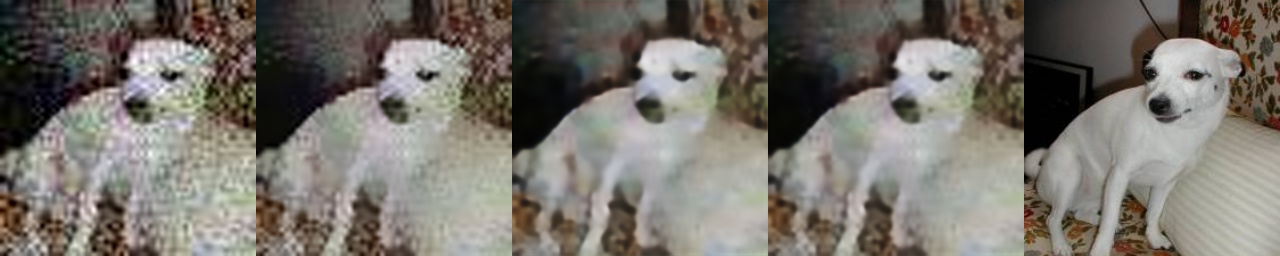
#> input picture samples/example_0.png, 1280 x 256 px
$ python -i corruption.py   (imports and definitions only)
#> lines starting #> are read from the running program, lines starting #| are printed output that depends on the picture
#> further down, picture is the input picture: shape (256, 1280, 3); mean B, G, R 108.6, 115.8, 120.7
# функции которые "портят" картинку чтобы она была похожа на
# кадр с обычной IP камеры ночью: низкое разрешение, шум, jpeg-артефакты,
# смаз от движения

import cv2
import numpy as np
import random
from io import BytesIO
from PIL import Image


def downsample(img, scale=4):
    # уменьшаем картинку в scale раз
#> called with scale = 4
    h, w = img.shape[:2]
#> h = 256; w = 1280
    new_w = w // scale
#> new_w = 320
    new_h = h // scale
#> new_h = 64
    return cv2.resize(img, (new_w, new_h), interpolation=cv2.INTER_CUBIC)
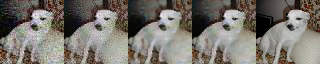
#> returned value: shape (64, 320, 3); mean of channels 0, 1, 2 108.6, 115.8, 120.7; drawn as B, G, R


def add_gaussian_noise(img, sigma):
    # добавляем гауссовский шум
#> called with sigma = 26.37
    noise = np.random.normal(0, sigma, img.shape)
    out = img.astype(np.float32) + noise
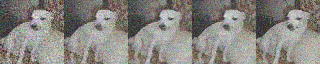
#> out: shape (64, 320, 3) float64; mean B, G, R 108.3, 115.8, 120.7; drawn with min black and max white
    out = np.clip(out, 0, 255)
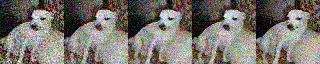
#> out: shape (64, 320, 3) float64; mean B, G, R 109.1, 116.5, 121.3
    return out.astype(np.uint8)


def add_jpeg(img, quality):
    # сохраняем в jpeg с низким качеством и читаем обратно
    # чтобы получить jpeg-артефакты (блоки 8x8)
#> called with quality = 43
    pil = Image.fromarray(img)
    buf = BytesIO()
    pil.save(buf, format="JPEG", quality=quality)
    buf.seek(0)
    return np.array(Image.open(buf))
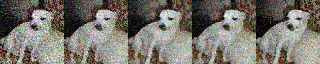
#> returned value: shape (64, 320, 3); mean of channels 0, 1, 2 108.8, 116.1, 120.7; drawn as B, G, R


def motion_blur(img, size=5):
    # размытие от движения, просто прямая линия в ядре
    k = np.zeros((size, size), dtype=np.float32)
    angle = random.uniform(0, 180)
    c = size // 2
    k[c, :] = 1.0 / size
    M = cv2.getRotationMatrix2D((c, c), angle, 1.0)
    k = cv2.warpAffine(k, M, (size, size))
    k /= k.sum() + 1e-8
    return cv2.filter2D(img, -1, k)


def corrupt(img):
    # весь пайплайн: уменьшаем -> иногда смаз -> шум -> jpeg
    out = downsample(img, 4)
    # смаз добавляем не всегда (бывают же и неподвижные сцены)
    if random.random() < 0.3:
        k = random.choice([3, 5, 7])
        out = motion_blur(out, k)
    sigma = random.uniform(15, 30)
    out = add_gaussian_noise(out, sigma)
    q = random.randint(30, 50)
    out = add_jpeg(out, q)
    return out

>>> import cv2
>>> picture = cv2.imread('samples/example_0.png')
>>> result = corrupt(picture)

$ run again, on samples/example_1.png
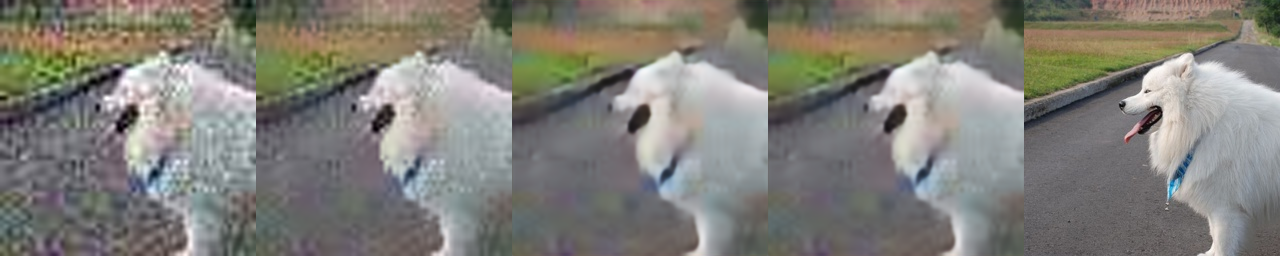
#> input picture samples/example_1.png, 1280 x 256 px
#> picture is the input picture: shape (256, 1280, 3); mean B, G, R 120.9, 127.4, 129.3
#> in add_gaussian_noise, `out = np.clip(out, 0, 255)`:
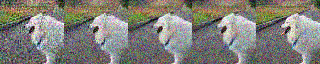
#> out: shape (64, 320, 3) float64; mean B, G, R 120.6, 127.4, 129.3
#> in add_jpeg, `return np.array(Image.open(buf))`:
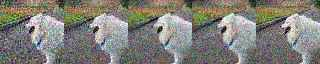
#> returned value: shape (64, 320, 3); mean of channels 0, 1, 2 120.3, 127, 128.8; drawn as B, G, R

$ run again, on samples/example_2.png
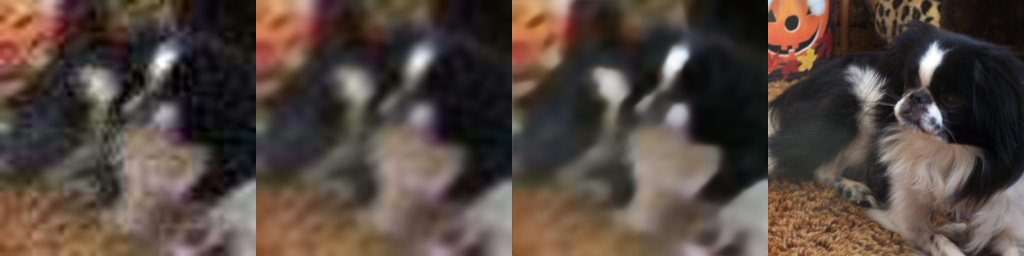
#> input picture samples/example_2.png, 1024 x 256 px
#> picture is the input picture: shape (256, 1024, 3); mean B, G, R 63.2, 70.5, 84.2
#> in add_gaussian_noise, `out = np.clip(out, 0, 255)`:
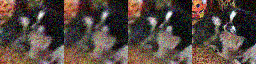
#> out: shape (64, 256, 3) float64; mean B, G, R 64.2, 71.5, 85
#> in add_jpeg, `return np.array(Image.open(buf))`:
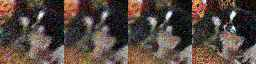
#> returned value: shape (64, 256, 3); mean of channels 0, 1, 2 63.8, 71, 85; drawn as B, G, R

$ run again, on samples/example_3.png
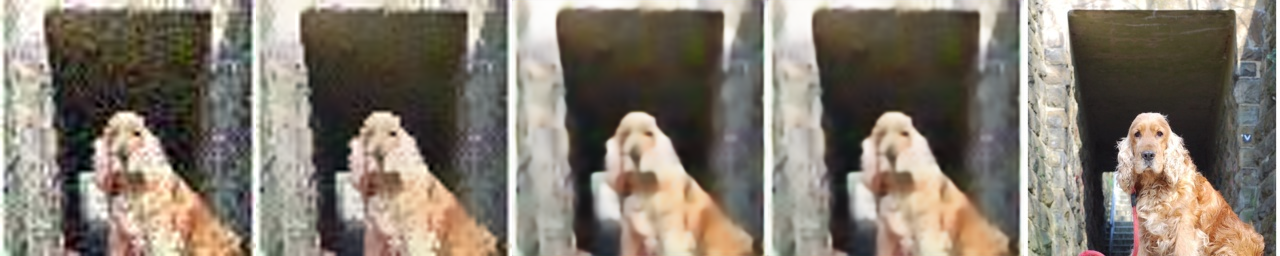
#> input picture samples/example_3.png, 1280 x 256 px
#> picture is the input picture: shape (256, 1280, 3); mean B, G, R 110.9, 122.6, 131.5
#> in add_gaussian_noise, `out = np.clip(out, 0, 255)`:
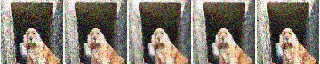
#> out: shape (64, 320, 3) float64; mean B, G, R 110.7, 122.4, 130.9
#> in add_jpeg, `return np.array(Image.open(buf))`:
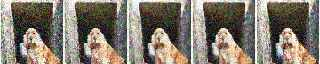
#> returned value: shape (64, 320, 3); mean of channels 0, 1, 2 110.3, 121.9, 130.2; drawn as B, G, R
